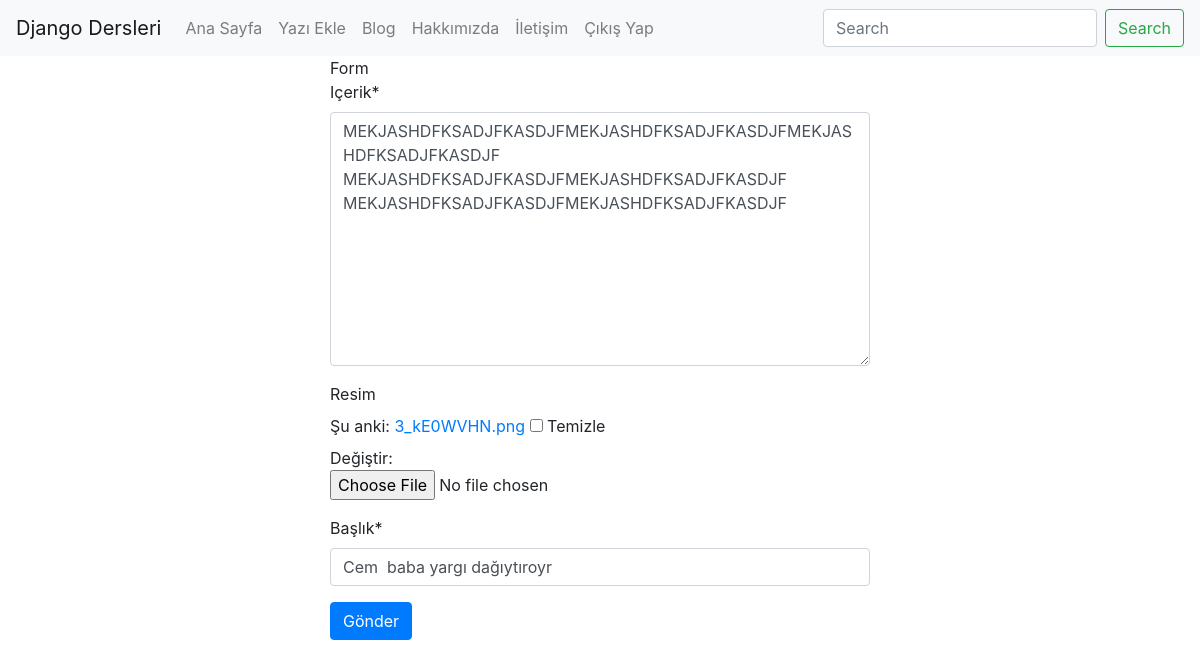
The page /post/cem-baba-yargi-dagiytiroyr/update/ (signed in) on the database its author committed.
### post/models.py (models this page shows, shortened)
class Post(models.Model):
    user = models.ForeignKey('auth.user', on_delete=models.CASCADE, verbose_name='Yazar', related_name='posts')
    image = models.ImageField(null=True, blank=True, verbose_name='Resim')
    title = models.CharField(max_length=200, verbose_name='Başlık')
    content = models.TextField(verbose_name='içerik')
    publishing_date = models.DateTimeField(verbose_name='Yayınlanma Tarihi', auto_now_add=True)
    postTitleSlug  = models.SlugField(unique=True, editable=False, max_length=130)
    class Meta:
        ordering=['-publishing_date', 'id']

### post/views.py (the view)
# urls.py: path('<slug:postTitleSlug>/update/', post_update, name='update'),
def post_update(request, postTitleSlug):
    if not request.user.is_authenticated:
        raise Http404()
    post= get_object_or_404(Post, postTitleSlug=postTitleSlug)
    form = PostFrom(request.POST or None, request.FILES or None, instance=post)
    if form.is_valid():
            form.save()
            messages.success(request, 'Başarılı Bir Şekilde Güncellediniz!', extra_tags='mesaj-basarili')
    context = {
        'form': form,
    }
    return render(request, 'post/form.html', context)

### post/forms.py
class PostFrom(forms.ModelForm):
    class Meta:
        model = Post
        fields= {
            'title',
            'content',
            'image',
        }

### templates/post/form.html (shortened to what this page needs)
{% extends 'base.html' %}
{% load crispy_forms_tags %}
{% block body %}
    <div class="container">
        <div class="row">
            <div class="col-md-6 offset-md-3">
                <form method="POST" enctype="multipart/form-data"
                    <h1>Form</h1>
                    {{form|crispy}}
                    <input class="btn btn-primary" type="submit" value="Gönder">
                </form>
            </div>
        </div>
    </div>
{% endblock body %}

### rows shown on the page
Post: content "MEKJASHDFKSADJFKASDJFMEKJASHDFKSADJFKASDJFMEKJASHDFKSADJFKASDJF MEKJASHDFKSADJFKASDJFMEKJASHDFKSADJFKASDJF MEKJASHDFKSADJFKASDJFMEKJASHDFKSADJFKASDJF", title "Cem baba yargı dağıytıroyr"
